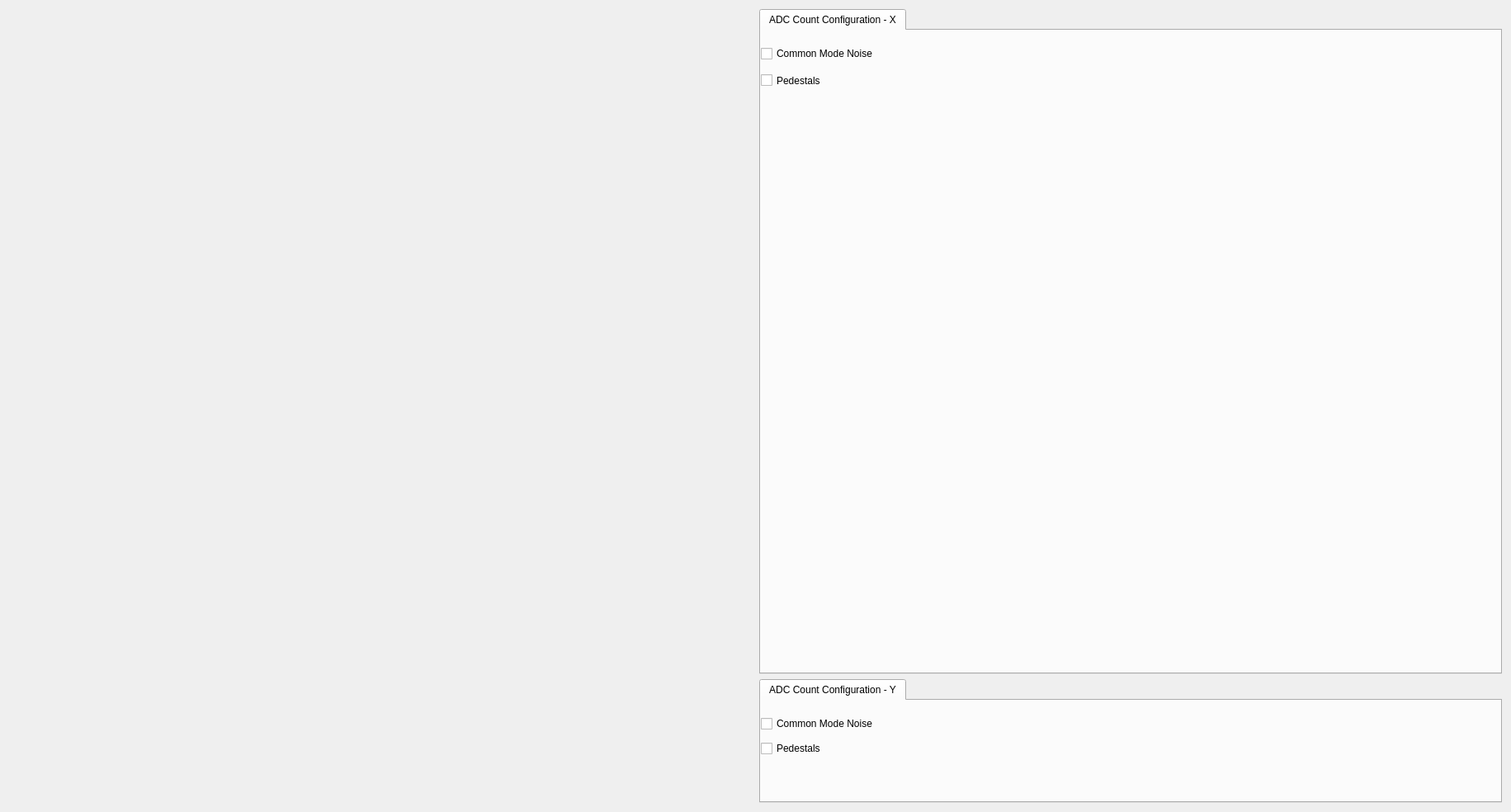
<?xml version="1.0" encoding="UTF-8"?>
<ui version="4.0">
 <class>assertViewer</class>
 <widget class="QWidget" name="assertViewer">
  <property name="geometry">
   <rect>
    <x>0</x>
    <y>0</y>
    <width>1831</width>
    <height>984</height>
   </rect>
  </property>
  <property name="sizePolicy">
   <sizepolicy hsizetype="Preferred" vsizetype="Preferred">
    <horstretch>0</horstretch>
    <verstretch>0</verstretch>
   </sizepolicy>
  </property>
  <property name="minimumSize">
   <size>
    <width>1761</width>
    <height>984</height>
   </size>
  </property>
  <property name="windowTitle">
   <string>assertViewer - ${title}</string>
  </property>
  <layout class="QGridLayout" name="gridLayout_2">
   <item row="0" column="0">
    <layout class="QGridLayout" name="gridLayout">
     <item row="0" column="4">
      <widget class="MatplotlibWidget" name="MatplotlibWidget_6">
       <property name="sizePolicy">
        <sizepolicy hsizetype="Expanding" vsizetype="Expanding">
         <horstretch>0</horstretch>
         <verstretch>0</verstretch>
        </sizepolicy>
       </property>
       <property name="toolTip">
        <string/>
       </property>
      </widget>
     </item>
     <item row="0" column="7">
      <widget class="MatplotlibWidget" name="MatplotlibWidget_9">
       <property name="sizePolicy">
        <sizepolicy hsizetype="Expanding" vsizetype="Expanding">
         <horstretch>0</horstretch>
         <verstretch>0</verstretch>
        </sizepolicy>
       </property>
       <property name="toolTip">
        <string/>
       </property>
      </widget>
     </item>
     <item row="0" column="5">
      <widget class="MatplotlibWidget" name="MatplotlibWidget_7">
       <property name="sizePolicy">
        <sizepolicy hsizetype="Expanding" vsizetype="Expanding">
         <horstretch>0</horstretch>
         <verstretch>0</verstretch>
        </sizepolicy>
       </property>
       <property name="toolTip">
        <string/>
       </property>
      </widget>
     </item>
     <item row="0" column="6">
      <widget class="MatplotlibWidget" name="MatplotlibWidget_8">
       <property name="sizePolicy">
        <sizepolicy hsizetype="Expanding" vsizetype="Expanding">
         <horstretch>0</horstretch>
         <verstretch>0</verstretch>
        </sizepolicy>
       </property>
       <property name="toolTip">
        <string/>
       </property>
      </widget>
     </item>
     <item row="0" column="0" rowspan="2">
      <widget class="MatplotlibWidget" name="MatplotlibWidget">
       <property name="sizePolicy">
        <sizepolicy hsizetype="Expanding" vsizetype="Expanding">
         <horstretch>0</horstretch>
         <verstretch>0</verstretch>
        </sizepolicy>
       </property>
       <property name="toolTip">
        <string/>
       </property>
      </widget>
     </item>
     <item row="4" column="8" rowspan="2" colspan="2">
      <widget class="PyDMTabWidget" name="PyDMTabWidget_2">
       <property name="sizePolicy">
        <sizepolicy hsizetype="Minimum" vsizetype="Minimum">
         <horstretch>0</horstretch>
         <verstretch>0</verstretch>
        </sizepolicy>
       </property>
       <property name="minimumSize">
        <size>
         <width>900</width>
         <height>150</height>
        </size>
       </property>
       <property name="toolTip">
        <string/>
       </property>
       <property name="whatsThis">
        <string/>
       </property>
       <property name="alarmChannels">
        <stringlist>
         <string></string>
        </stringlist>
       </property>
       <widget class="QWidget" name="tab_3">
        <property name="sizePolicy">
         <sizepolicy hsizetype="Minimum" vsizetype="Minimum">
          <horstretch>0</horstretch>
          <verstretch>0</verstretch>
         </sizepolicy>
        </property>
        <attribute name="title">
         <string>ADC Count Configuration - Y</string>
        </attribute>
        <widget class="PyDMCheckbox" name="PyDMCheckbox">
         <property name="geometry">
          <rect>
           <x>0</x>
           <y>20</y>
           <width>201</width>
           <height>16</height>
          </rect>
         </property>
         <property name="toolTip">
          <string/>
         </property>
         <property name="text">
          <string>Common Mode Noise</string>
         </property>
        </widget>
        <widget class="PyDMCheckbox" name="PyDMCheckbox_2">
         <property name="geometry">
          <rect>
           <x>0</x>
           <y>50</y>
           <width>141</width>
           <height>16</height>
          </rect>
         </property>
         <property name="toolTip">
          <string/>
         </property>
         <property name="text">
          <string>Pedestals</string>
         </property>
        </widget>
       </widget>
      </widget>
     </item>
     <item row="0" column="2">
      <widget class="MatplotlibWidget" name="MatplotlibWidget_4">
       <property name="sizePolicy">
        <sizepolicy hsizetype="Expanding" vsizetype="Expanding">
         <horstretch>0</horstretch>
         <verstretch>0</verstretch>
        </sizepolicy>
       </property>
       <property name="toolTip">
        <string/>
       </property>
      </widget>
     </item>
     <item row="0" column="3">
      <widget class="MatplotlibWidget" name="MatplotlibWidget_5">
       <property name="sizePolicy">
        <sizepolicy hsizetype="Expanding" vsizetype="Expanding">
         <horstretch>0</horstretch>
         <verstretch>0</verstretch>
        </sizepolicy>
       </property>
       <property name="toolTip">
        <string/>
       </property>
      </widget>
     </item>
     <item row="0" column="1">
      <widget class="MatplotlibWidget" name="MatplotlibWidget_3">
       <property name="sizePolicy">
        <sizepolicy hsizetype="Expanding" vsizetype="Expanding">
         <horstretch>0</horstretch>
         <verstretch>0</verstretch>
        </sizepolicy>
       </property>
       <property name="toolTip">
        <string/>
       </property>
      </widget>
     </item>
     <item row="4" column="0" colspan="8">
      <widget class="MatplotlibWidget" name="MatplotlibWidget_2">
       <property name="toolTip">
        <string/>
       </property>
      </widget>
     </item>
     <item row="0" column="8" rowspan="3" colspan="2">
      <widget class="PyDMTabWidget" name="PyDMTabWidget">
       <property name="sizePolicy">
        <sizepolicy hsizetype="Minimum" vsizetype="Minimum">
         <horstretch>0</horstretch>
         <verstretch>0</verstretch>
        </sizepolicy>
       </property>
       <property name="minimumSize">
        <size>
         <width>0</width>
         <height>0</height>
        </size>
       </property>
       <property name="toolTip">
        <string/>
       </property>
       <property name="whatsThis">
        <string/>
       </property>
       <property name="currentIndex">
        <number>0</number>
       </property>
       <property name="alarmChannels">
        <stringlist>
         <string></string>
        </stringlist>
       </property>
       <widget class="QWidget" name="tab_5">
        <property name="sizePolicy">
         <sizepolicy hsizetype="Minimum" vsizetype="Preferred">
          <horstretch>0</horstretch>
          <verstretch>0</verstretch>
         </sizepolicy>
        </property>
        <attribute name="title">
         <string>ADC Count Configuration - X</string>
        </attribute>
        <widget class="PyDMCheckbox" name="PyDMCheckbox_15">
         <property name="geometry">
          <rect>
           <x>0</x>
           <y>50</y>
           <width>141</width>
           <height>21</height>
          </rect>
         </property>
         <property name="toolTip">
          <string/>
         </property>
         <property name="text">
          <string>Pedestals</string>
         </property>
         <property name="rules">
          <string>[{&quot;name&quot;: &quot;DarkReady&quot;, &quot;property&quot;: &quot;Enable&quot;, &quot;initial_value&quot;: &quot;True&quot;, &quot;expression&quot;: &quot;ch[0]&quot;, &quot;channels&quot;: [{&quot;channel&quot;: &quot;${dataReceiver}.DarkReady&quot;, &quot;trigger&quot;: true}]}]</string>
         </property>
         <property name="channel">
          <string>${dataReceiver}.ApplyDark</string>
         </property>
        </widget>
        <widget class="PyDMCheckbox" name="PyDMCheckbox_16">
         <property name="geometry">
          <rect>
           <x>0</x>
           <y>20</y>
           <width>211</width>
           <height>16</height>
          </rect>
         </property>
         <property name="toolTip">
          <string/>
         </property>
         <property name="text">
          <string>Common Mode Noise</string>
         </property>
         <property name="rules">
          <string>[{&quot;name&quot;: &quot;DarkReady&quot;, &quot;property&quot;: &quot;Enable&quot;, &quot;initial_value&quot;: &quot;True&quot;, &quot;expression&quot;: &quot;ch[0]&quot;, &quot;channels&quot;: [{&quot;channel&quot;: &quot;${dataReceiver}.DarkReady&quot;, &quot;trigger&quot;: true}]}]</string>
         </property>
         <property name="channel">
          <string>${dataReceiver}.ShowDark</string>
         </property>
        </widget>
       </widget>
      </widget>
     </item>
    </layout>
   </item>
  </layout>
 </widget>
 <customwidgets>
  <customwidget>
   <class>MatplotlibWidget</class>
   <extends>QWidget</extends>
   <header>matplotlibwidget</header>
   <container>1</container>
  </customwidget>
  <customwidget>
   <class>PyDMTabWidget</class>
   <extends>QTabWidget</extends>
   <header>pydm.widgets.tab_bar</header>
  </customwidget>
  <customwidget>
   <class>PyDMCheckbox</class>
   <extends>QCheckBox</extends>
   <header>pydm.widgets.checkbox</header>
  </customwidget>
 </customwidgets>
 <resources/>
 <connections/>
</ui>
